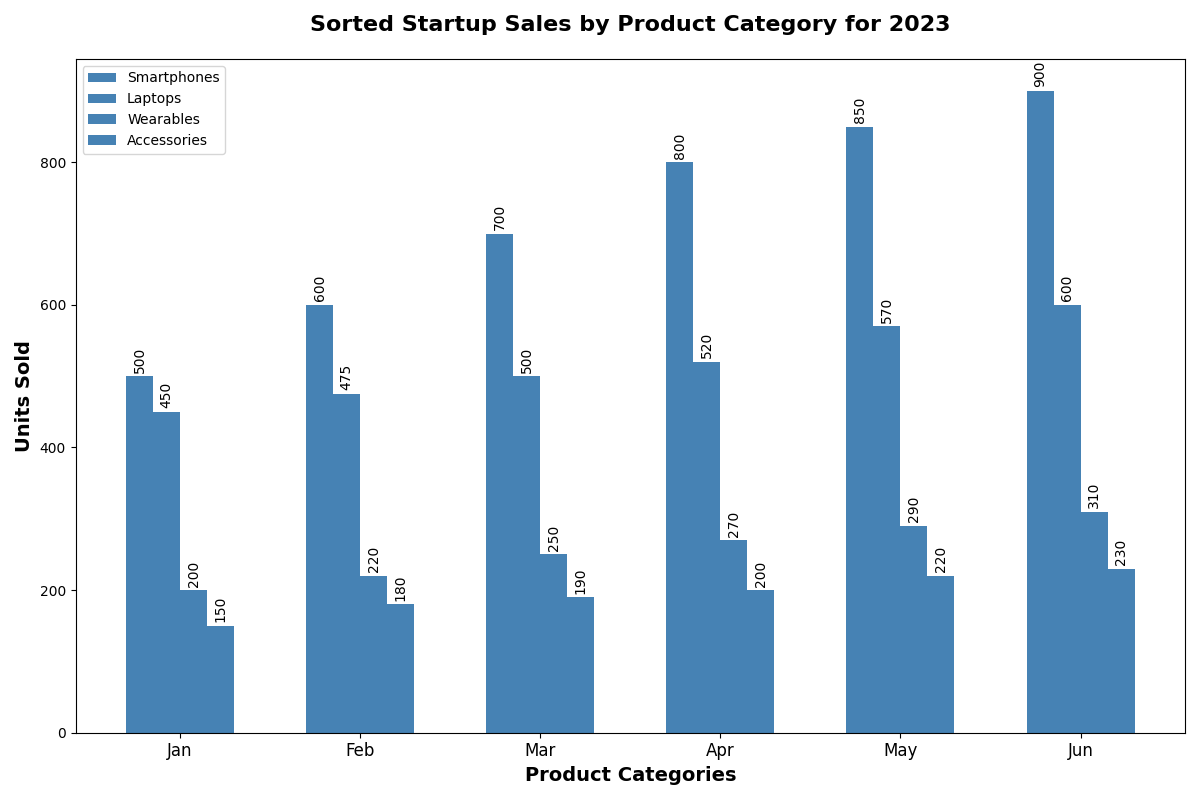

This chart was generated by the following Python code:
import matplotlib.pyplot as plt
import numpy as np

product_categories = ['Smartphones', 'Laptops', 'Wearables', 'Accessories']
sales_data = np.array([
    [500, 600, 700, 800, 850, 900],
    [450, 475, 500, 520, 570, 600],
    [200, 220, 250, 270, 290, 310],
    [150, 180, 190, 200, 220, 230]
])
months = ['Jan', 'Feb', 'Mar', 'Apr', 'May', 'Jun']

# Calculate total sales for each product category
total_sales = sales_data.sum(axis=1)

# Sort indices based on total sales in descending order
sorted_indices = np.argsort(-total_sales)

# Sort categories and data based on sorted indices
sorted_categories = [product_categories[i] for i in sorted_indices]
sorted_sales_data = sales_data[sorted_indices]

fig, ax = plt.subplots(figsize=(12, 8))
bar_width = 0.15
x_positions = np.arange(len(months))
bar_color = 'steelblue'

# Plot the sorted bar chart
for i, category in enumerate(sorted_categories):
    ax.bar(x_positions + i * bar_width, sorted_sales_data[i], bar_width, label=category, color=bar_color)

ax.set_xlabel('Product Categories', fontsize=14, weight='bold')
ax.set_ylabel('Units Sold', fontsize=14, weight='bold')
ax.set_title('Sorted Startup Sales by Product Category for 2023', fontsize=16, weight='bold', pad=20)
ax.set_xticks(x_positions + bar_width * (len(sorted_categories) - 1) / 2)
ax.set_xticklabels(months, fontsize=12)

# Add labels on top of each bar
for i, category_data in enumerate(sorted_sales_data):
    for j, sale in enumerate(category_data):
        ax.text(x_positions[j] + i * bar_width, sale + 5, f'{sale}', ha='center', va='bottom', fontsize=10, rotation=90)

plt.legend()
plt.tight_layout()
plt.show()
